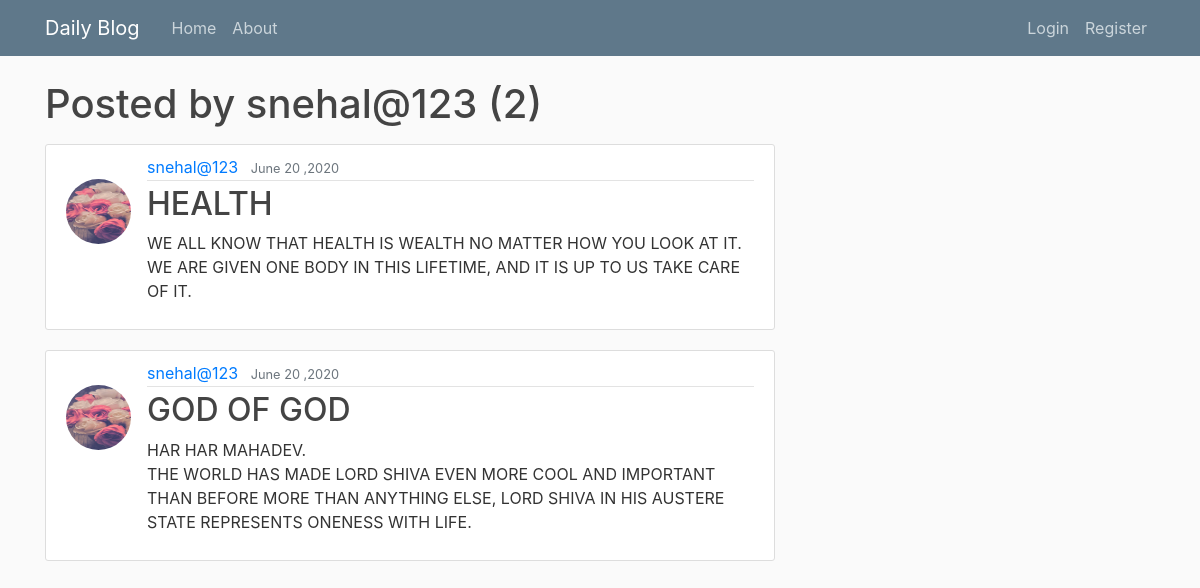
The page /user/snehal@123 on the database its author committed.
### blog/models.py (models this page shows, shortened)
class Post(models.Model):
    title=models.CharField(max_length=100)
    content=models.TextField()
    date_posted=models.DateTimeField(default=timezone.now)
    author=models.ForeignKey(User, on_delete=models.CASCADE)

### users/models.py (models this page shows, shortened)
class Profile(models.Model):
    user = models.OneToOneField(User, on_delete=models.CASCADE)
    image = models.ImageField(default="default.jpg", upload_to='profile_pics')

### blog/views.py (the view)
# urls.py: path('user/<str:username>', UserPostListView.as_view(), name='user-posts'),
class UserPostListView(ListView):
    model = Post
    template_name = 'blog/user_posts.html'
    context_object_name = 'posts'
    paginate_by = 3
    def get_queryset(self):
        user = get_object_or_404(User, username=self.kwargs.get('username'))
        return Post.objects.filter(author=user).order_by('-date_posted')

### blog/templates/blog/user_posts.html (shortened to what this page needs)
{% extends "blog/base.html" %}
{% block content %}
  <h1 class="mb-3">Posted by {{ view.kwargs.username }} ({{ page_obj.paginator.count }})</h1>
  {% for post in posts %}
  <article class="media content-section">
    <img class="rounded-circle article-img mt-4" src="{{ post.author.profile.image.url }}">
    <div class="media-body">
      <div class="article-metadata">
        <a class="mr-2" href="{% url 'user-posts' post.author.username %}">{{ post.author }} </a>
        <small class="text-muted" >{{ post.date_posted|date:"F d ,Y" }}</small>
      </div>
        <h2><a class="article-title" href="{% url 'post-detail' post.id %}">{{ post.title }}</a></h2>
        <p class="article-content">{{ post.content }}</p>
     </div>
   </article>
  {% endfor %}
{% endblock content %}

### blog/static/blog/main.css (style rules this page uses)
body { background: #fafafa; color:#333333; margin-top:5rem; }
h1,h2,h3,h4,h5,h6 { color: #444444; }
.content-section { background:#ffffff; padding:10px 20px; border:1px solid #dddddd; border-radius:3px; margin-bottom: 20px; }
.article-title { color: #444444; }
.article-content { white-space: pre-line; }
.article-img { height: 65px; width: 65px; margin-right: 16px; }
.article-metadata { padding-bottom: 1px; margin-bottom: 4px; border-bottom: 1px solid #e3e3e3; }

### rows shown on the page
Post: author.profile.image (picture), author "snehal@123", date_posted "June 20 ,2020", title "HEALTH", content "WE ALL KNOW THAT HEALTH IS WEALTH NO MATTER HOW YOU LOOK AT IT. WE ARE GIVEN ONE BODY IN THIS LIFETIME, AND IT IS UP TO US TAKE CARE OF IT."
Post: author.profile.image (picture), author "snehal@123", date_posted "June 20 ,2020", title "GOD OF GOD", content "HAR HAR MAHADEV. THE WORLD HAS MADE LORD SHIVA EVEN MORE COOL AND IMPORTANT THAN BEFORE MORE THAN ANYTHING ELSE, LORD SHIVA IN HIS AUSTERE STATE REPRESENTS ONENESS WITH LIFE."

### other values the page prints
{{ view.kwargs.username }} "snehal@123"
{{ page_obj.paginator.count }} "2"
